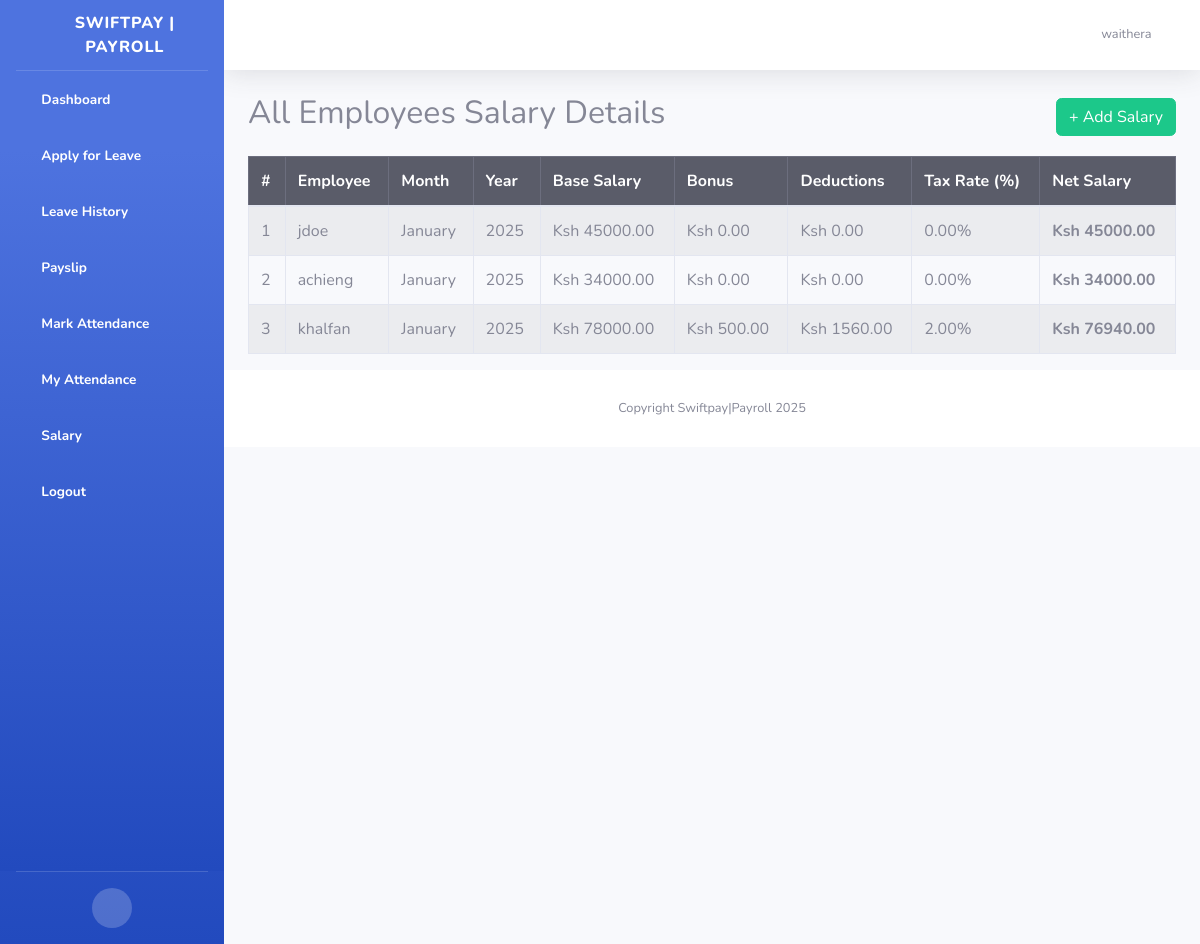
Page /general-salaries/ (signed in) on the committed database.
### mywebsite/models.py (models this page shows, shortened)
class CustomUser(AbstractUser):
    GENDER_CHOICES = [
        ('M', 'Male'),
        ('F', 'Female'),
        ('O', 'Other')
    ]
    employee_id = models.CharField(max_length=20, unique=True)
    date_of_birth = models.DateField(null=True, blank=True)
    gender = models.CharField(max_length=1, choices=GENDER_CHOICES)
    phone_number = models.CharField(max_length=15, blank=True)
    address = models.TextField(blank=True)
    joined_date = models.DateField(default=timezone.now)
    role = models.ForeignKey(EmployeeRole, on_delete=models.SET_NULL, null=True)
    department = models.ForeignKey(Department, on_delete=models.SET_NULL, null=True)
    is_active_employee = models.BooleanField(default=True)
    middle_name = models.CharField(max_length=255, null=True, blank=True)
    residential_status = models.CharField(max_length=2, choices=[
        ('R', 'Resident'),
        ('NR', 'Non-Resident')
    ], null=True, blank=True)
    national_id = models.CharField(max_length=10, null=True, blank=True)
    kra_pin = models.CharField(max_length=11, null=True, blank=True)
    nssf_no = models.CharField(max_length=15, null=True, blank=True)
    nhif_no = models.CharField(max_length=15, null=True, blank=True)
    passport_photo = models.ImageField(upload_to='employee_photos/', blank=True, null=True)
    basic_salary = models.DecimalField(max_digits=10, decimal_places=2, null=True, blank=True)
    bank = models.CharField(max_length=50, null=True, blank=True)
    bank_account_name = models.CharField(max_length=255, null=True, blank=True)
    bank_account_number = models.CharField(max_length=35, null=True, blank=True)
    bank_branch = models.CharField(max_length=40, null=True, blank=True)
    employee_personal_number = models.CharField(max_length=50, null=True, blank=True)
    date_of_employment = models.DateField(null=True, blank=True)
    contract_type = models.CharField(choices=[
        ('P', 'Permanent'),
        ('T', 'Temporary')
    ], max_length=1, null=True, blank=True)
    job_title = models.CharField(max_length=50, null=True, blank=True)
    employee_email = models.EmailField(null=True, blank=True)
    mobile_phone = models.CharField(max_length=15, null=True, blank=True)

class Salary(models.Model):
    employee = models.ForeignKey('CustomUser', on_delete=models.CASCADE)
    base_salary = models.DecimalField(max_digits=10, decimal_places=2)
    bonus = models.DecimalField(max_digits=10, decimal_places=2, default=Decimal('0.00'))
    tax_rate = models.DecimalField(max_digits=5, decimal_places=2, default=Decimal('0.00'))
    deductions = models.DecimalField(max_digits=10, decimal_places=2, default=Decimal('0.00'), editable=False)
    net_salary = models.DecimalField(max_digits=10, decimal_places=2, editable=False)
    month = models.IntegerField(validators=[MinValueValidator(1), MaxValueValidator(12)], default=datetime.today().month)
    year = models.IntegerField(default=datetime.today().year)
    def get_month_name(self):
        return month_name[self.month]  # Converts 1 → 'January', 2 → 'February', etc.

### mywebsite/views.py (the view)
# urls.py: path('general-salaries/', views.admin_salary_list, name='admin_salary_list'),
def admin_salary_list(request):
    salaries = Salary.objects.select_related('employee').order_by('-year', '-month')
    return render(request, 'admin_salary_list.html', {'salaries': salaries})

### templates/admin_salary_list.html
{% extends "base.html" %}
{% block content %}
<div class="container mt-4">
    <div class="d-flex justify-content-between align-items-center">
        <h2>All Employees Salary Details</h2>
        <a href="{% url 'add_salary' %}" class="btn btn-success">+ Add Salary</a>
    </div>
    <table class="table table-bordered table-striped mt-3">
        <thead class="table-dark">
            <tr>
                <th>#</th>
                <th>Employee</th>
                <th>Month</th>
                <th>Year</th>
                <th>Base Salary</th>
                <th>Bonus</th>
                <th>Deductions</th>
                <th>Tax Rate (%)</th>
                <th>Net Salary</th>
            </tr>
        </thead>
        <tbody>
            {% for salary in salaries %}
            <tr>
                <td>{{ forloop.counter }}</td>
                <td>{{ salary.employee.username }}</td>
                <td>{{ salary.get_month_name }}</td>
                <td>{{ salary.year }}</td>
                <td>Ksh {{ salary.base_salary }}</td>
                <td>Ksh {{ salary.bonus }}</td>
                <td>Ksh {{ salary.deductions }}</td>
                <td>{{ salary.tax_rate }}%</td>
                <td><strong>Ksh {{ salary.net_salary }}</strong></td>
            </tr>
            {% empty %}
            <tr>
                <td colspan="9" class="text-center">No salary records available.</td>
            </tr>
            {% endfor %}
        </tbody>
    </table>
</div>
{% endblock %}

### templates/base.html (shortened to what this page needs)
<!DOCTYPE html>
<html lang="en">
<head>
    {% load static %}
    <link href="{% static 'theme/vendor/fontawesome-free/css/all.min.css'  %}" rel="stylesheet" type="text/css">
    <link href="{% static 'theme/css/sb-admin-2.min.css'  %}" rel="stylesheet">
    <link href="{% static 'css/app.css'  %}" rel="stylesheet">
    <link href="{% static 'jquerui/jquery-ui.css' %}" rel='stylesheet' type='text/css'/>
    <link href="https://cdn.datatables.net/1.10.20/css/jquery.dataTables.min.css" rel='stylesheet' type='text/css'/>
</head>
<body id="page-top">
<div id="wrapper">
    <ul class="navbar-nav bg-gradient-primary sidebar sidebar-dark accordion" id="accordionSidebar">
        <a class="sidebar-brand d-flex align-items-center justify-content-center" href="/">
            <div class="sidebar-brand-icon rotate-n-15">
                <i class="fas fa-money-check-alt"></i>
            </div>
            <div class="sidebar-brand-text mx-3">SwiftPay | Payroll</div>
        </a>
        {% if user.is_authenticated %}
        <ul class="navbar-nav bg-gradient-primary sidebar sidebar-dark accordion" id="accordionSidebar">
            {% if user.is_superuser %}
                <li class="nav-item active">
                    <a class="nav-link" href="{% url 'dashboard' %}">
                        <i class="fas fa-fw fa-user-shield"></i>
                        <span>Admin Dashboard</span></a>
                </li>
                <li class="nav-item active">
                    <a class="nav-link" href="{% url 'employee_list' %}">
                        <i class="fas fa-fw fa-user-friends"></i>
                        <span>Manage Employees</span></a>
                </li>
                <li class="nav-item active">
                    <a class="nav-link" href="{% url 'leave_application_list' %}">
                        <i class="fas fa-fw fa-calendar-check"></i>
                        <span>Leave Requests</span></a>
                </li>
                <li class="nav-item active">
                    <a class="nav-link" href="{% url 'attendance_list'%}">
                        <i class="fas fa-fw fa-book-medical"></i>
                        <span>Attendance Records</span></a>
                </li>
                <li class="nav-item active">
                    <a class="nav-link" href="{% url 'admin_salary_list'%}">
                        <i class="fas fa-fw fa-check-circle"></i>
                        <span>Salary</span></a>
                </li>
            {% else %}
                <li class="nav-item active">
                    <a class="nav-link" href="{% url 'user_dashboard' %}">
                        <i class="fas fa-fw fa-tachometer-alt"></i>
                        <span>Dashboard</span></a>
                </li>
                <li class="nav-item active">
                    <a class="nav-link" href="{% url 'apply_leave'%}">
                        <i class="fas fa-fw fa-plus"></i>
                        <span>Apply for Leave</span></a>
                </li>
                <li class="nav-item active">
                    <a class="nav-link" href="{% url 'user_leave_history'%}">
                        <i class="fas fa-fw fa-address-card"></i>
                        <span>Leave History</span></a>
                </li>
                <li class="nav-item active">
                    <a class="nav-link" href="/payslip">
                        <i class="fas fa-fw fa-file-invoice-dollar"></i>
                        <span>Payslip</span></a>
                </li>
                <li class="nav-item active">
                    <a class="nav-link" href="{% url 'mark_attendance'%}">
                        <i class="fas fa-fw fa-check-circle"></i>
                        <span>Mark Attendance</span></a>
                </li>
                <li class="nav-item active">
                    <a class="nav-link" href="{% url 'user_attendance_list'%}">
                        <i class="fas fa-fw fa-check-circle"></i>
                        <span>My Attendance</span></a>
                </li>
                <li class="nav-item active">
                    <a class="nav-link" href="{% url 'salary_list'%}">
                        <i class="fas fa-fw fa-check-circle"></i>
                        <span>Salary</span></a>
                </li>
            {% endif %}
            <li class="nav-item active">
                <a class="nav-link" href="{% url 'logout' %}">
                    <i class="fas fa-fw fa-sign-out-alt"></i>
                    <span>Logout</span></a>
            </li>
        </ul>
    {% endif %}
        <hr class="sidebar-divider">
        <div class="text-center d-none d-md-inline">
            <button class="rounded-circle border-0" id="sidebarToggle"></button>
        </div>
    </ul>
    <div id="content-wrapper" class="d-flex flex-column">
        <div id="content">
            <nav class="navbar navbar-expand navbar-light bg-white topbar mb-4 static-top shadow">
                <ul class="navbar-nav ml-auto">
                    <li class="nav-item dropdown no-arrow">
                        <a class="nav-link dropdown-toggle" href="#" id="userDropdown" role="button"
                           data-toggle="dropdown" aria-haspopup="true" aria-expanded="false">
                            <span class="mr-2 d-none d-lg-inline text-gray-600 small">{{request.user.username}}</span>
                            <i class="far fa-user-circle"></i>
                        </a>
                    </li>
                </ul>
            </nav>
            {% block content %}
            {% endblock %}
            <footer class="sticky-footer bg-white">
                <div class="container my-auto">
                    <div class="copyright text-center my-auto">
                        <span>Copyright Swiftpay|Payroll 2025</span>
                    </div>
                </div>
            </footer>
        </div>
    </div>
</div>
</body>
</html>

### rows in the picture
CustomUser: user.username "waithera"
Salary: employee.username "jdoe", get_month_name "January", year "2025", base_salary "45000.00", bonus "0.00", deductions "0.00", tax_rate "0.00", net_salary "45000.00"
Salary: employee.username "achieng", get_month_name "January", year "2025", base_salary "34000.00", bonus "0.00", deductions "0.00", tax_rate "0.00", net_salary "34000.00"
Salary: employee.username "khalfan", get_month_name "January", year "2025", base_salary "78000.00", bonus "500.00", deductions "1560.00", tax_rate "2.00", net_salary "76940.00"
